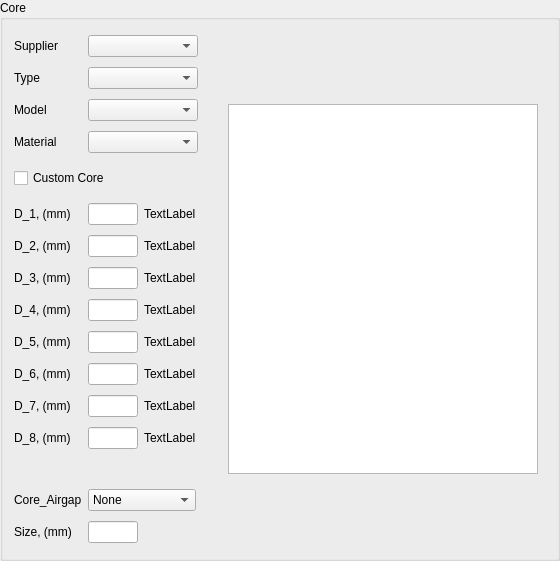
        <widget class="QGroupBox" name="groupBox_4">
         <property name="sizePolicy">
          <sizepolicy hsizetype="Fixed" vsizetype="Maximum">
           <horstretch>0</horstretch>
           <verstretch>0</verstretch>
          </sizepolicy>
         </property>
         <property name="minimumSize">
          <size>
           <width>560</width>
           <height>0</height>
          </size>
         </property>
         <property name="maximumSize">
          <size>
           <width>530</width>
           <height>16777215</height>
          </size>
         </property>
         <property name="title">
          <string>Core</string>
         </property>
         <layout class="QHBoxLayout" name="horizontalLayout_2">
          <item>
           <layout class="QGridLayout" name="gridLayout">
            <property name="sizeConstraint">
             <enum>QLayout::SizeConstraint::SetMinimumSize</enum>
            </property>
            <item row="11" column="0">
             <widget class="QLabel" name="D_7_label">
              <property name="text">
               <string>D_7, (mm)</string>
              </property>
             </widget>
            </item>
            <item row="2" column="1" colspan="3">
             <widget class="QComboBox" name="model_combo">
              <property name="maximumSize">
               <size>
                <width>110</width>
                <height>16777215</height>
               </size>
              </property>
             </widget>
            </item>
            <item row="1" column="1" colspan="3">
             <widget class="QComboBox" name="type_combo">
              <property name="maximumSize">
               <size>
                <width>110</width>
                <height>16777215</height>
               </size>
              </property>
             </widget>
            </item>
            <item row="3" column="1" colspan="3">
             <widget class="QComboBox" name="material_combo">
              <property name="sizePolicy">
               <sizepolicy hsizetype="MinimumExpanding" vsizetype="Fixed">
                <horstretch>0</horstretch>
                <verstretch>0</verstretch>
               </sizepolicy>
              </property>
              <property name="maximumSize">
               <size>
                <width>110</width>
                <height>16777215</height>
               </size>
              </property>
             </widget>
            </item>
            <item row="15" column="0">
             <widget class="QLabel" name="core_airgap_size">
              <property name="text">
               <string>Size, (mm)</string>
              </property>
             </widget>
            </item>
            <item row="15" column="1">
             <widget class="QLineEdit" name="airgap_value">
              <property name="sizePolicy">
               <sizepolicy hsizetype="Expanding" vsizetype="Fixed">
                <horstretch>0</horstretch>
                <verstretch>0</verstretch>
               </sizepolicy>
              </property>
              <property name="maximumSize">
               <size>
                <width>50</width>
                <height>16777215</height>
               </size>
              </property>
             </widget>
            </item>
            <item row="11" column="3">
             <spacer name="verticalSpacer_4">
              <property name="orientation">
               <enum>Qt::Orientation::Vertical</enum>
              </property>
              <property name="sizeType">
               <enum>QSizePolicy::Policy::Fixed</enum>
              </property>
              <property name="sizeHint" stdset="0">
               <size>
                <width>20</width>
                <height>20</height>
               </size>
              </property>
             </spacer>
            </item>
            <item row="10" column="0">
             <widget class="QLabel" name="D_6_label">
              <property name="text">
               <string>D_6, (mm)</string>
              </property>
             </widget>
            </item>
            <item row="3" column="0">
             <widget class="QLabel" name="label">
              <property name="text">
               <string>Material</string>
              </property>
             </widget>
            </item>
            <item row="8" column="1">
             <widget class="QLineEdit" name="D_4">
              <property name="maximumSize">
               <size>
                <width>50</width>
                <height>16777215</height>
               </size>
              </property>
             </widget>
            </item>
            <item row="6" column="1">
             <widget class="QLineEdit" name="D_2">
              <property name="maximumSize">
               <size>
                <width>50</width>
                <height>16777215</height>
               </size>
              </property>
             </widget>
            </item>
            <item row="7" column="0">
             <widget class="QLabel" name="D_3_label">
              <property name="text">
               <string>D_3, (mm)</string>
              </property>
             </widget>
            </item>
            <item row="14" column="3">
             <spacer name="verticalSpacer_9">
              <property name="orientation">
               <enum>Qt::Orientation::Vertical</enum>
              </property>
              <property name="sizeType">
               <enum>QSizePolicy::Policy::Fixed</enum>
              </property>
              <property name="sizeHint" stdset="0">
               <size>
                <width>20</width>
                <height>22</height>
               </size>
              </property>
             </spacer>
            </item>
            <item row="9" column="0">
             <widget class="QLabel" name="D_5_label">
              <property name="text">
               <string>D_5, (mm)</string>
              </property>
             </widget>
            </item>
            <item row="2" column="0">
             <widget class="QLabel" name="label_27">
              <property name="text">
               <string>Model</string>
              </property>
             </widget>
            </item>
            <item row="10" column="1">
             <widget class="QLineEdit" name="D_6">
              <property name="maximumSize">
               <size>
                <width>50</width>
                <height>16777215</height>
               </size>
              </property>
             </widget>
            </item>
            <item row="6" column="0">
             <widget class="QLabel" name="D_2_label">
              <property name="text">
               <string>D_2, (mm)</string>
              </property>
             </widget>
            </item>
            <item row="10" column="3">
             <spacer name="verticalSpacer_3">
              <property name="orientation">
               <enum>Qt::Orientation::Vertical</enum>
              </property>
              <property name="sizeType">
               <enum>QSizePolicy::Policy::Fixed</enum>
              </property>
              <property name="sizeHint" stdset="0">
               <size>
                <width>20</width>
                <height>20</height>
               </size>
              </property>
             </spacer>
            </item>
            <item row="14" column="0">
             <widget class="QLabel" name="label_2">
              <property name="text">
               <string>Core_Airgap</string>
              </property>
             </widget>
            </item>
            <item row="15" column="3">
             <spacer name="verticalSpacer_8">
              <property name="orientation">
               <enum>Qt::Orientation::Vertical</enum>
              </property>
              <property name="sizeType">
               <enum>QSizePolicy::Policy::Fixed</enum>
              </property>
              <property name="sizeHint" stdset="0">
               <size>
                <width>20</width>
                <height>22</height>
               </size>
              </property>
             </spacer>
            </item>
            <item row="0" column="1" colspan="3">
             <widget class="QComboBox" name="supplier_combo">
              <property name="sizePolicy">
               <sizepolicy hsizetype="Preferred" vsizetype="Fixed">
                <horstretch>0</horstretch>
                <verstretch>0</verstretch>
               </sizepolicy>
              </property>
              <property name="maximumSize">
               <size>
                <width>110</width>
                <height>16777215</height>
               </size>
              </property>
             </widget>
            </item>
            <item row="7" column="1">
             <widget class="QLineEdit" name="D_3">
              <property name="maximumSize">
               <size>
                <width>50</width>
                <height>16777215</height>
               </size>
              </property>
             </widget>
            </item>
            <item row="11" column="1">
             <widget class="QLineEdit" name="D_7">
              <property name="maximumSize">
               <size>
                <width>50</width>
                <height>16777215</height>
               </size>
              </property>
             </widget>
            </item>
            <item row="5" column="1">
             <widget class="QLineEdit" name="D_1">
              <property name="sizePolicy">
               <sizepolicy hsizetype="Fixed" vsizetype="Fixed">
                <horstretch>0</horstretch>
                <verstretch>0</verstretch>
               </sizepolicy>
              </property>
              <property name="maximumSize">
               <size>
                <width>50</width>
                <height>16777215</height>
               </size>
              </property>
             </widget>
            </item>
            <item row="12" column="3">
             <spacer name="verticalSpacer_5">
              <property name="orientation">
               <enum>Qt::Orientation::Vertical</enum>
              </property>
              <property name="sizeType">
               <enum>QSizePolicy::Policy::Fixed</enum>
              </property>
              <property name="sizeHint" stdset="0">
               <size>
                <width>20</width>
                <height>20</height>
               </size>
              </property>
             </spacer>
            </item>
            <item row="1" column="0">
             <widget class="QLabel" name="label_26">
              <property name="sizePolicy">
               <sizepolicy hsizetype="Preferred" vsizetype="Preferred">
                <horstretch>0</horstretch>
                <verstretch>0</verstretch>
               </sizepolicy>
              </property>
              <property name="frameShape">
               <enum>QFrame::Shape::NoFrame</enum>
              </property>
              <property name="frameShadow">
               <enum>QFrame::Shadow::Raised</enum>
              </property>
              <property name="lineWidth">
               <number>5</number>
              </property>
              <property name="midLineWidth">
               <number>2</number>
              </property>
              <property name="text">
               <string>Type</string>
              </property>
             </widget>
            </item>
            <item row="13" column="3">
             <spacer name="verticalSpacer_6">
              <property name="orientation">
               <enum>Qt::Orientation::Vertical</enum>
              </property>
              <property name="sizeType">
               <enum>QSizePolicy::Policy::Fixed</enum>
              </property>
              <property name="sizeHint" stdset="0">
               <size>
                <width>20</width>
                <height>30</height>
               </size>
              </property>
             </spacer>
            </item>
            <item row="5" column="0">
             <widget class="QLabel" name="D_1_label">
              <property name="text">
               <string>D_1, (mm)</string>
              </property>
             </widget>
            </item>
            <item row="0" column="0">
             <widget class="QLabel" name="label_32">
              <property name="frameShape">
               <enum>QFrame::Shape::NoFrame</enum>
              </property>
              <property name="text">
               <string>Supplier</string>
              </property>
             </widget>
            </item>
            <item row="12" column="1">
             <widget class="QLineEdit" name="D_8">
              <property name="maximumSize">
               <size>
                <width>50</width>
                <height>16777215</height>
               </size>
              </property>
             </widget>
            </item>
            <item row="12" column="0">
             <widget class="QLabel" name="D_8_label">
              <property name="text">
               <string>D_8, (mm)</string>
              </property>
             </widget>
            </item>
            <item row="8" column="0">
             <widget class="QLabel" name="D_4_label">
              <property name="text">
               <string>D_4, (mm)</string>
              </property>
             </widget>
            </item>
            <item row="9" column="1">
             <widget class="QLineEdit" name="D_5">
              <property name="maximumSize">
               <size>
                <width>50</width>
                <height>16777215</height>
               </size>
              </property>
             </widget>
            </item>
            <item row="10" column="2">
             <widget class="QLabel" name="D_6_ref">
              <property name="text">
               <string>TextLabel</string>
              </property>
             </widget>
            </item>
            <item row="5" column="2">
             <widget class="QLabel" name="D_1_ref">
              <property name="text">
               <string>TextLabel</string>
              </property>
             </widget>
            </item>
            <item row="6" column="2">
             <widget class="QLabel" name="D_2_ref">
              <property name="text">
               <string>TextLabel</string>
              </property>
             </widget>
            </item>
            <item row="7" column="2">
             <widget class="QLabel" name="D_3_ref">
              <property name="text">
               <string>TextLabel</string>
              </property>
             </widget>
            </item>
            <item row="8" column="2">
             <widget class="QLabel" name="D_4_ref">
              <property name="text">
               <string>TextLabel</string>
              </property>
             </widget>
            </item>
            <item row="9" column="2">
             <widget class="QLabel" name="D_5_ref">
              <property name="text">
               <string>TextLabel</string>
              </property>
             </widget>
            </item>
            <item row="11" column="2">
             <widget class="QLabel" name="D_7_ref">
              <property name="text">
               <string>TextLabel</string>
              </property>
             </widget>
            </item>
            <item row="12" column="2">
             <widget class="QLabel" name="D_8_ref">
              <property name="text">
               <string>TextLabel</string>
              </property>
             </widget>
            </item>
            <item row="4" column="2">
             <spacer name="verticalSpacer">
              <property name="orientation">
               <enum>Qt::Orientation::Vertical</enum>
              </property>
              <property name="sizeType">
               <enum>QSizePolicy::Policy::Fixed</enum>
              </property>
              <property name="sizeHint" stdset="0">
               <size>
                <width>20</width>
                <height>30</height>
               </size>
              </property>
             </spacer>
            </item>
            <item row="4" column="0" colspan="2">
             <widget class="QCheckBox" name="custom_core_checkbox">
              <property name="text">
               <string>Custom Core</string>
              </property>
             </widget>
            </item>
            <item row="14" column="1" colspan="2">
             <widget class="QComboBox" name="airgap_combo">
              <item>
               <property name="text">
                <string>None</string>
               </property>
              </item>
              <item>
               <property name="text">
                <string>Center</string>
               </property>
              </item>
              <item>
               <property name="text">
                <string>Side</string>
               </property>
              </item>
              <item>
               <property name="text">
                <string>Both</string>
               </property>
              </item>
             </widget>
            </item>
           </layout>
          </item>
          <item>
           <widget class="QGraphicsView" name="core_image">
            <property name="sizePolicy">
             <sizepolicy hsizetype="Fixed" vsizetype="Fixed">
              <horstretch>0</horstretch>
              <verstretch>0</verstretch>
             </sizepolicy>
            </property>
            <property name="minimumSize">
             <size>
              <width>310</width>
              <height>370</height>
             </size>
            </property>
           </widget>
          </item>
          <item>
           <spacer name="verticalSpacer_7">
            <property name="orientation">
             <enum>Qt::Orientation::Vertical</enum>
            </property>
            <property name="sizeType">
             <enum>QSizePolicy::Policy::Fixed</enum>
            </property>
            <property name="sizeHint" stdset="0">
             <size>
              <width>20</width>
              <height>516</height>
             </size>
            </property>
           </spacer>
          </item>
         </layout>
        </widget>
